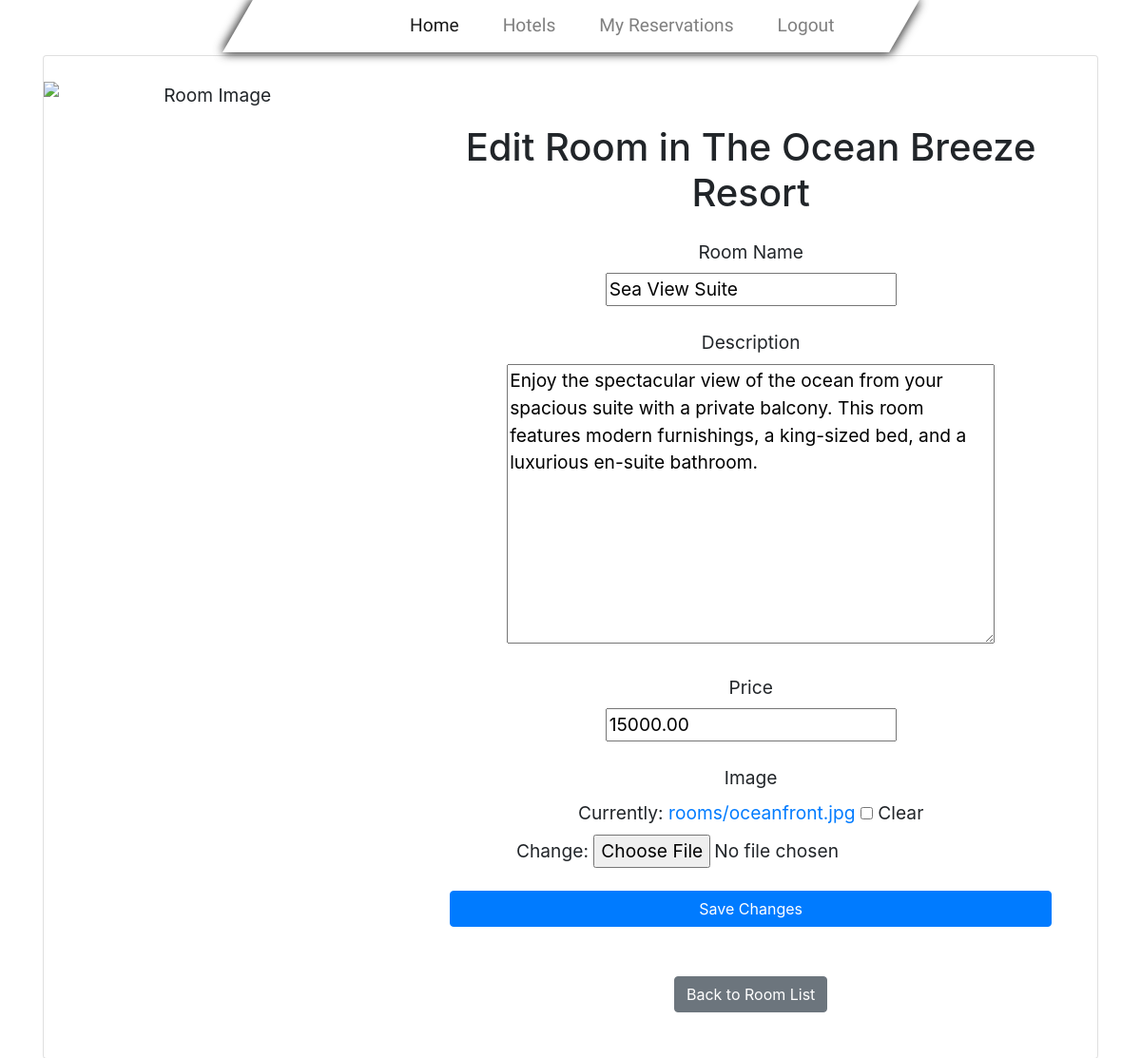
Screenshot of /hotel/15/room/8/edit/ (signed in) with the database file from the repository.
### hotel/models.py (models this page shows, shortened)
class Hotel(models.Model):
    name = models.CharField(max_length=200)
    description = models.TextField()
    image = models.ImageField(upload_to='hotels/', blank=True, null=True)

class Room(models.Model):
    hotel = models.ForeignKey(Hotel, related_name='rooms', on_delete=models.CASCADE)
    name = models.CharField(max_length=100)
    description = models.TextField()
    price = models.DecimalField(max_digits=10, decimal_places=2)
    available = models.BooleanField(default=True)
    image = models.ImageField(upload_to='rooms/', blank=True, null=True)

### hotel/views.py (the view)
    def _wrapped_view(request, *args, **kwargs):
        if not request.user.is_staff:
            raise PermissionDenied
        return view_func(request, *args, **kwargs)

### hotel/forms.py
class RoomForm(forms.ModelForm):
    class Meta:
        model = Room
        fields = [ 'name', 'description', 'price', 'image']

### hotel/views.py (called while the page is built)
def admin_required(view_func):
    def _wrapped_view(request, *args, **kwargs):
        if not request.user.is_staff:
            raise PermissionDenied
        return view_func(request, *args, **kwargs)
    return _wrapped_view

@login_required
@admin_required
def room_edit(request, hotel_id, pk):
    hotel = get_object_or_404(Hotel, pk=hotel_id)
    room = get_object_or_404(Room, pk=pk)
    if request.method == 'POST':
        form = RoomForm(request.POST, request.FILES, instance=room)
        if form.is_valid():
            form.save()
            return redirect('room_list', hotel_id=hotel.id)
    else:
        form = RoomForm(instance=room)
    return render(request, 'hotel/room_edit.html', {'form': form, 'hotel': hotel, 'room': room})

### hotel/templates/hotel/room_edit.html (shortened to what this page needs)
{% extends 'hotel/base.html' %}
{% load static %}
{% block content %}
<br><br>
<section class="text-center text-lg-start">
  <div class="card mb-3">
    <div class="row g-0 d-flex align-items-center">
      <div class="col-lg-4 d-none d-lg-flex">
        <img src="https://images.pexels.com/photos/2033997/pexels-photo-2033997.jpeg?auto=compress&cs=tinysrgb&dpr=2&w=500"
            style="height: 1000px;" class="w-100 rounded-t-5 rounded-tr-lg-0 rounded-bl-lg-5" alt="Room Image"/>
      </div>
      <div class="col-lg-8">
        <div class="card-body py-5 px-md-5">
          <h1 class="my-4">Edit Room in {{ hotel.name }}</h1>
          <form method="POST" enctype="multipart/form-data">
            <div class="form-outline mb-4">
              <label for="id_name" class="form-label">Room Name</label><br>
              {{ form.name }}
            </div>
            <div class="form-outline mb-4">
              <label for="id_description" class="form-label">Description</label><br>
              {{ form.description }}
            </div>
            <div class="form-outline mb-4">
              <label for="id_price" class="form-label">Price</label><br>
              {{ form.price }}
            </div>
            <div class="form-outline mb-4">
              <label for="id_image" class="form-label">Image</label><br>
              {{ form.image }}
            </div>
            <button type="submit" class="btn btn-primary btn-block mb-4">Save Changes</button>
          </form>
          <br>
          <a href="{% url 'room_list' hotel_id=hotel.id %}" class="btn btn-secondary">Back to Room List</a>
        </div>
      </div>
    </div>
  </div>
</section>
{% endblock %}

### static/css/magic.css (style rules this page uses)
body { font-size: 1.2rem; }

### rows the page displays
Hotel: name "The Ocean Breeze Resort"
Room: name "Sea View Suite", description "Enjoy the spectacular view of the ocean from your spacious suite with a private balcony. This room features modern furnishings, a king-sized bed, and a luxurious en-suite bathroom.", price "15000.00"
